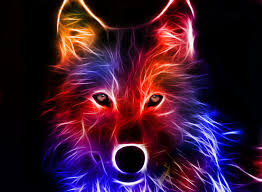
#> input picture sample1.jpeg, 262 x 192 px, given in place of the camera
$ python curtrack0.py   (older library calls are emulated)
#> lines starting #> are read from the running program, lines starting #| are printed output that depends on the picture; after the words box and inside, x2 and y2 are one past the last pixel; in counts of white or black regions, pixels touching at a corner belong together
import cv2
import numpy as np
import pyautogui

def nothing(x):
    pass

def swap( array, i, j):
    temp = array[i]
    array[i] = array[j]
    array[j] = temp

cap = cv2.VideoCapture(0)
cv2.namedWindow('Parameters')
'''
cv2.createTrackbar('Hue','Parameters',0,255,nothing)
cv2.createTrackbar('Sat','Parameters',0,255,nothing)
cv2.createTrackbar('Val','Parameters',0,255,nothing)
'''
while(1):

    # Take each frame
    ret , frameinv = cap.read()
#> frameinv is the input picture: shape (192, 262, 3); mean B, G, R 45.6, 22.1, 58.1
    frame=cv2.flip( frameinv, 1)
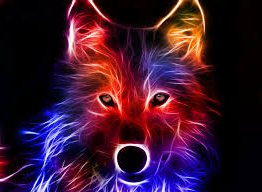
#> frame: shape (192, 262, 3); mean B, G, R 45.6, 22.1, 58.1

    # Convert BGR to HSV
    hsv = cv2.cvtColor(frame, cv2.COLOR_BGR2HSV)
#> hsv: shape (192, 262, 3); mean H, S, V 92.5, 183.1, 75.9

#    hue = cv2.getTrackbarPos('Hue','Parameters')
 #   sat = cv2.getTrackbarPos('Sat','Parameters')
  #  val = cv2.getTrackbarPos('Val','Parameters')
    # define range of blue color in HSV
    lower = np.array([100,70,10])
    upper = np.array([140,255,255])


    # Threshold the HSV image to get only blue colors
    mask = cv2.inRange(hsv, lower, upper)
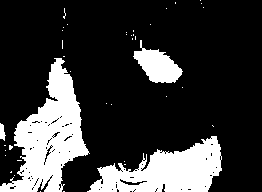
#> mask: shape (192, 262); 22% white; 40 white regions (36 under 20 px)
    _, contour, _ = cv2.findContours( mask, cv2.RETR_TREE, cv2.CHAIN_APPROX_SIMPLE)
#> contour = 140 contours, 132 with area under 20; largest, box (x1, y1, x2, y2) and area: (0, 58, 90, 192) 5462, (87, 136, 222, 192) 4152, (133, 40, 183, 83) 1026, (119, 178, 148, 186) 82, (0, 123, 6, 141) 52, (44, 145, 53, 163) 44, (53, 131, 61, 138) 20, (63, 135, 73, 142) 20

#   blurmask = cv2.GaussianBlur( mask, (5,5), 0)
#  _, contourb, _ = cv2.findContours( blurmask, cv2.RETR_TREE, cv2.CHAIN_APPROX_SIMPLE)

    area = np.zeros([len(contour)])
#> area = 140 values from 0 to 0

    for i in range(len(contour)):
        area[i] = cv2.contourArea(contour[i])
#> this loop made 140 passes
#> after the loop, area = 140 values, max 5462.5 at index 53, min 0 at index 0, mean 80.21

    a = sorted(area,reverse=True)
#> a = 140 values, max 5462.5 at index 0, min 0 at index 107, mean 80.21

    for i in range(len(contour)):
        for j in range(1):
            if area[i] == a[j]:
                swap(contour, i, j)
    '''
    area = np.zeros([len(contourb)])

    for i in range(len(contourb)):
        area[i] = cv2.contourArea(contourb[i])

    a = sorted(area,reverse=True)

    for i in range(len(contourb)):
        for j in range(1):
            if area[i] == a[j]:
                swap(contourb, i, j)
    '''
    if len(contour)>0:
        rect = cv2.minAreaRect(contour[0])
#> rect = ((54.53, 130.7), (144, 77.9), -75.5)
        box = cv2.boxPoints(rect)
#> box = [[74.21, 210.2], [-1.21, 190.7], [34.85, 51.24], [110.3, 70.74]]
        box = np.int0(box)
#> box = [[74, 210], [-1, 190], [34, 51], [110, 70]]

        c = rect[0]
#> c = (54.53, 130.7)
        center = np.array([int(c[0]),int(c[1])])
#> center = [54, 130]
#        print center
        cv2.circle(frame, (int(c[0]),int(c[1])), 3, (0,255,255), -1)
#> frame: shape (192, 262, 3); 0.06% of pixels changed, all inside (x1, y1, x2, y2) = (51, 127, 58, 134)
        ellipse = cv2.fitEllipse(contour[0])
#> ellipse = ((50.29, 134.1), (67.4, 130.5), 19.07)
        cv2.ellipse(frame,ellipse,(0,0,255),2)
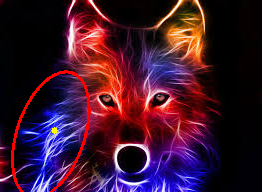
#> frame: shape (192, 262, 3); mean B, G, R 44.8, 22, 61.8
        pyautogui.moveTo(3*center[0],3*center[1])


#    vidContb = cv2.drawContours( frame, contourb[0:2], -1, (0,255,0), 2)
    vidCont = cv2.drawContours( frame, [box], 0, (0,255,0), 2)
    # Bitwise-AND mask and original imaget
    res = cv2.bitwise_and(frame ,frame, mask= mask)
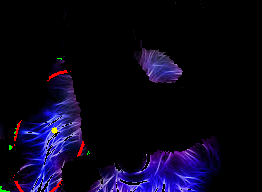
#> res: shape (192, 262, 3); mean B, G, R 25.3, 6, 10


#    cv2.imshow('contb', vidContb)
    cv2.imshow('cont', vidCont)
#    cv2.imshow('res',res)

    k = cv2.waitKey(5) & 0xFF
#> (key Esc is pressed here)
    if k == 27:
        break

cv2.destroyAllWindows()
